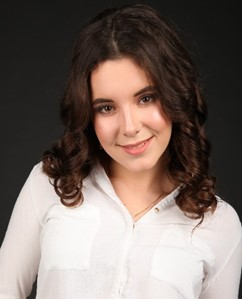
#> input picture me.jpg, 242 x 299 px
$ jupyter execute CV_HW1-checkpoint.ipynb   (older library calls are emulated)
#> lines starting #> are read from the running program, lines starting #| are printed output that depends on the picture; after the words box and inside, x2 and y2 are one past the last pixel; in counts of white or black regions, pixels touching at a corner belong together
# Загружаем библиотеки

[cell 1]
import cv2
import numpy as np
from matplotlib import pyplot as plt

### Загружаем картинку

[cell 2]
img = cv2.imread("me.jpg")
#> img is the input picture: shape (299, 242, 3); mean B, G, R 101.7, 108.2, 121.8

Размер изображения

[cell 3]
img.shape
#> Out = (299, 242, 3)

[cell 4]
plt.imshow(img)

Явное преобразование

[cell 5]
img=cv2.cvtColor(img, cv2.COLOR_BGR2RGB)
plt.imshow(img)

### 1. Найдём лицо на изображении, используя каскадный классификатор

[cell 6]
haar_face_cascade = cv2.CascadeClassifier("haarcascade_frontalface_alt.xml")
face = haar_face_cascade.detectMultiScale(img)
#> face = [[78, 68, 97, 97]]
print('Face found: ', len(face))
#| Face found:  1

Выделим лицо на изображении

[cell 7]
imgCopy = img.copy()
for (x, y, w, h) in face:
    cv2.rectangle(imgCopy, (x, y), (x+w, y+h), (0, 255, 0), 1)
#> this loop made 1 pass
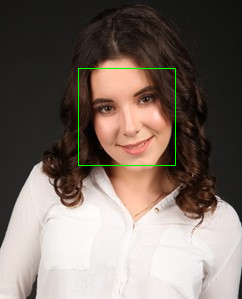
#> imgCopy: shape (299, 242, 3); mean R, G, B 121.4, 109.3, 101.5
plt.imshow(imgCopy, cmap="gray")

### 2. Получим фрагмент изображения, используя срезы

[cell 8]
for (x, y, w, h) in face:
    cropped = img[y:y+h, x:x+w]
#> this loop made 1 pass
#> pass 1, `cropped = img[y:y+h, x:x+w]`:
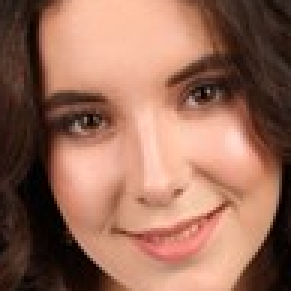
#> cropped: shape (97, 97, 3) (shown 3 times larger); mean R, G, B 152.3, 107.5, 89
plt.imshow(cropped, cmap="gray")

Отступим на 10% от границ лица

[cell 9]
h, w
#> Out = (97, 97)

[cell 10]
h*0.1, w*0.1
#> Out = (9.7, 9.7)

[cell 11]
int(h*0.1)
#> Out = 9

[cell 12]
for (x, y, w, h) in face:
    deltaY=int((h*0.1)/2)
    deltaX=int((w*0.1)/2)
    cropped = img[y-deltaY:y+h+deltaY, x-deltaX:x+w+deltaX]
#> this loop made 1 pass
#> (x, y, w, h, deltaY, deltaX) on pass 1: (78, 68, 97, 97, 4, 4)
plt.imshow(cropped, cmap="gray")

### 3. Получим бинарное изображение краев (границ объекта)

[cell 13]
img2 = cv2.cvtColor(cropped, cv2.COLOR_BGR2GRAY)
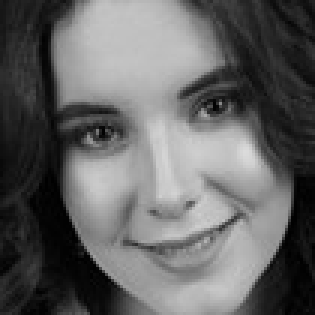
#> img2: shape (105, 105) (shown 3 times larger); min 0, max 219, mean 99.3

[cell 14]
edges = cv2.Canny(img2, 50, 150)
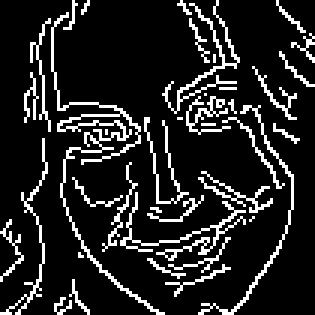
#> edges: shape (105, 105) (shown 3 times larger); 13.9% white in thin lines or dots
plt.imshow(edges, cmap="gray")

### 4. Удалим мелкие границы, у которых длина и ширина меньше 10

Если удалять через площадь:

[cell 15]
edges1=edges.copy()
contours, _ = cv2.findContours(edges1, cv2.RETR_TREE, cv2.CHAIN_APPROX_SIMPLE)
#> contours = 43 contours, 39 with area under 20; largest, box (x1, y1, x2, y2) and area: (17, 4, 55, 105) 52, (40, 64, 82, 87) 32, (66, 35, 98, 105) 32, (54, 0, 80, 38) 26
#contours = sorted(contours, key = cv2.contourArea, reverse = True)
for contour in contours:
    if (cv2.contourArea(contour) < 9):
        cv2.drawContours(edges1, contour, -1, (0, 0, 0), 1)
#> this loop made 43 passes
#> contour on passes 5, 8, 13, 18, 20, 22, 27, 28, 29, 30, 33: [[26, 84], [26, 85], [27, 85]], [[84, 72], [83, 73]], [[67, 80], [68, 79], [69, 80], [68, 81]], [[35, 43], [35, 44]], [[67, 41], [71, 41]], [[59, 39], [60, 39]], [[69, 37], [70, 36], [71, 37], [70, 38]], [[72, 34], [73, 33], [74, 34], [73, 35]], [[68, 31]], [[73, 29], [78, 29]], [[71, 18], [71, 20]]
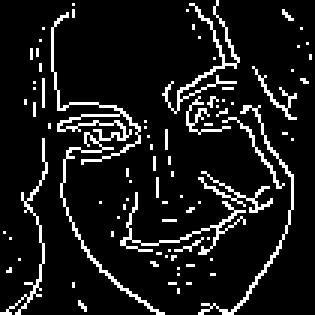
#> edges1: shape (105, 105) (shown 3 times larger); 10.1% white in thin lines or dots
plt.imshow(edges1, cmap="gray")

Удалим все связные компоненты, у которых длина и ширина меньше 10

[cell 16]
w, h = edges.shape
#> w = 105; h = 105
_, labels, stats, _ = cv2.connectedComponentsWithStats(edges, 4)
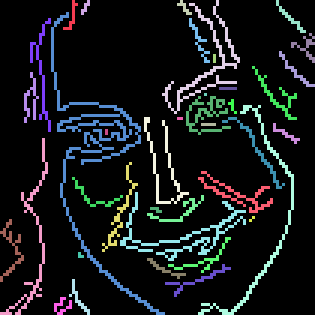
#> labels: shape (105, 105) int32 (shown 3 times larger); 40 distinct labels, from 0 to 39; one colour per label, 0 black
#> stats = 40 rows, first 6: [0, 0, 105, 105, 9488], [21, 0, 5, 10, 14], [27, 0, 3, 5, 7], [59, 0, 5, 5, 9], [54, 0, 26, 38, 125], [92, 0, 10, 11, 19]
for i in range(w):
    for j in range(h):
        if stats[labels[i, j], cv2.CC_STAT_WIDTH] <= 10 and stats[labels[i, j], cv2.CC_STAT_HEIGHT] <= 10:
            edges[i, j] = 0
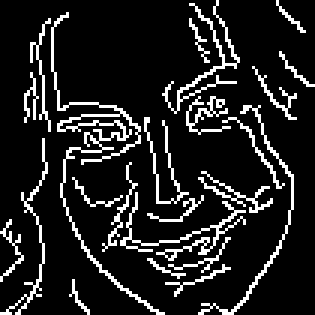
#> edges: shape (105, 105) (shown 3 times larger); 12.9% white in thin lines or dots
plt.imshow(edges, cmap="gray")

### 5. Применим морфологическую операцию наращивания (размер структурирующего элемента 5х5)

[cell 17]
kernel = np.ones((5,5), np.uint8)
imgDilate = cv2.dilate(edges, kernel)
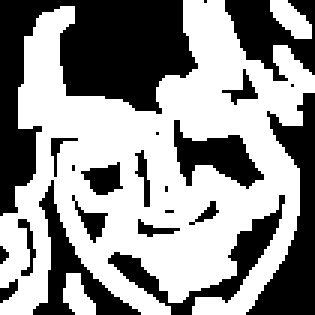
#> imgDilate: shape (105, 105) (shown 3 times larger); 57.1% white; 22 black regions (7 under 20 px), largest, box (x1, y1, x2, y2) and area: (0, 0, 66, 72) 1973, (82, 31, 105, 105) 708, (75, 0, 105, 27) 435
plt.imshow(imgDilate, cmap="gray")

### 6. Сгладим полученное изображение краёв гауссовским фильтром 5 на 5.

[cell 18]
imgGauss=cv2.GaussianBlur(imgDilate,(5,5), cv2.BORDER_DEFAULT)
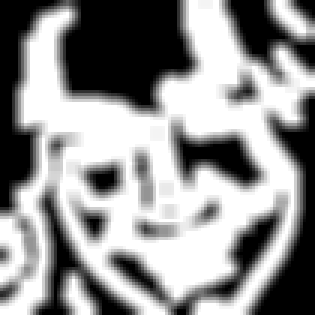
#> imgGauss: shape (105, 105) (shown 3 times larger); min 0, max 255, mean 145.8
plt.imshow(imgGauss, cmap="gray")

### Получим нормализованное изображение М, где все пикселы от 0 до 1.

[cell 19]
imageNorm = cv2.normalize(imgGauss,None, 0, 1,cv2.NORM_MINMAX, cv2.CV_32F)
plt.imshow(imageNorm, cmap="gray")

### 7. Получим изображение F1 лица с примененной билатеральной фильтрацией.

[cell 20]
F1=cv2.bilateralFilter(cropped,3,75,75)
plt.imshow(F1, cmap="gray")

Медианная фильтрация

[cell 21]
Fmed=cv2.medianBlur(cropped,3)
plt.imshow(Fmed, cmap="gray")

Блюр

[cell 22]
Fblur=cv2.blur(cropped, (3,3))
plt.imshow(Fblur, cmap="gray")

### 8. Получим изображение F2 лица с улучшенной четкостью/контрастностью

[cell 23]
support =cv2.GaussianBlur(cropped, (0, 0), 2.0)
F2 = cv2.addWeighted(cropped, 2.0, support, -1.0, 0.0)
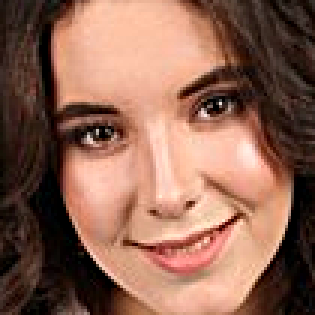
#> F2: shape (105, 105, 3) (shown 3 times larger); mean R, G, B 141.5, 100.2, 83.1
plt.imshow(F2, cmap="gray")

Как выглядело изображение до применения фильтра:

[cell 24]
plt.imshow(cropped, cmap="gray")

### 9. Осуществим финальную фильтрацию по формуле:

$$
Result[x,y,c] = M[x,y]*F2[x,y,c] + (1-M[x,y])*F1[x,y,c],
$$
$$
где x=1..width, y=1..height, c=1..3
$$

[cell 25]
result = np.zeros(cropped.shape, dtype=np.uint8)
w, h, c = result.shape
#> c = 3
for i in range(w):
    for j in range(h):
        for k in range(c):
            result[i, j, k] = imageNorm[i, j] * F2[i, j, k] + (1 - imageNorm[i, j]) * F1[i, j, k]
plt.imshow(result, cmap="gray")
